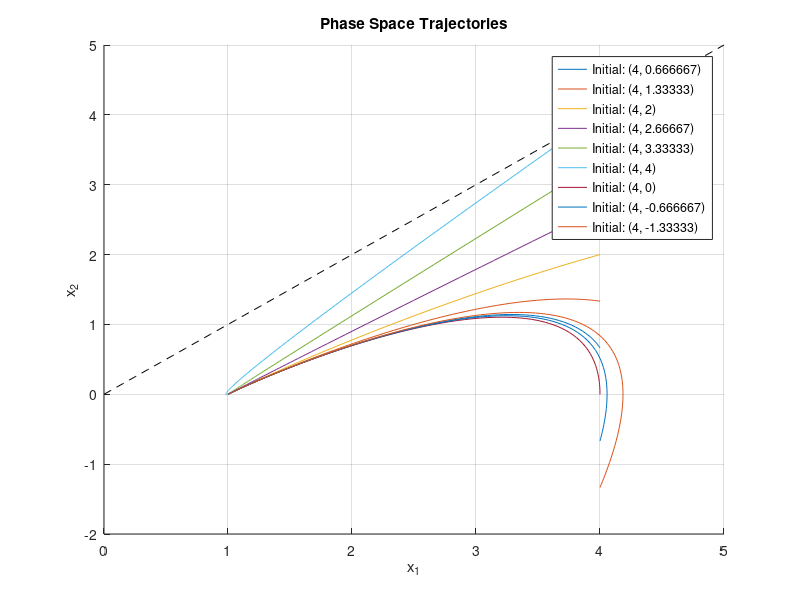

MATLAB code to generate this figure:
function system_of_odes
    % Define the time range for the solution
    t_span = [0 10];
    t_eval = linspace(0, 10, 1000); % Define the times at which the solution is output
    
    % Define the initial conditions
    initial_conditions = [4, 2/3; 4, 4/3; 4, 2; 4, 8/3; 4, 10/3; 4, 4; 4, 0; 4, -2/3; 4, -4/3];
    
    % Create a new figure
    figure;
    hold on;
    
    % Solve the ODEs for each set of initial conditions and plot the results
    for i = 1:size(initial_conditions, 1)
        ic = initial_conditions(i, :);
        
        % Solve the ODEs with refined time steps
        [t, y] = ode45(@(t, y) odes(t, y), t_span, ic, odeset('RelTol', 1e-6, 'AbsTol', 1e-6));
        
        % Plot the trajectories
        plot(y(:, 1), y(:, 2));
    end
    
    % Plot the line x1 = x2
    x = linspace(min(get(gca, 'XLim')), max(get(gca, 'XLim')), 100);
    plot(x, x, '--k');
    
    % Customize the plot
    xlabel('x_1');
    ylabel('x_2');
    title('Phase Space Trajectories');
    legend(arrayfun(@(i) sprintf('Initial: (%g, %g)', initial_conditions(i, :)), 1:size(initial_conditions, 1), 'UniformOutput', false));
    grid on;
    hold off;
end

function dydt = odes(t, y)
    % Define the system of ODEs
    dydt = [-y(2); y(1) - 2*y(2) - 1];
end
